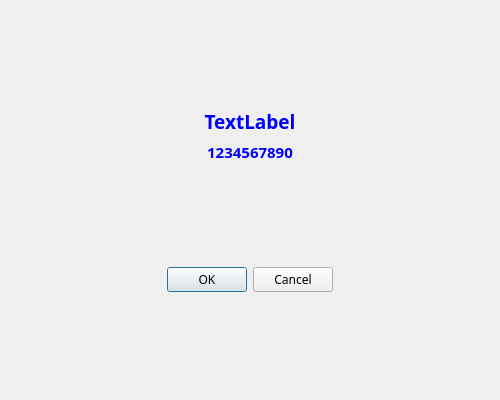
<?xml version="1.0" encoding="UTF-8"?>
<ui version="4.0">
 <class>Dialog</class>
 <widget class="QDialog" name="Dialog">
  <property name="geometry">
   <rect>
    <x>0</x>
    <y>0</y>
    <width>500</width>
    <height>400</height>
   </rect>
  </property>
  <property name="windowTitle">
   <string>Dialog</string>
  </property>
  <property name="autoFillBackground">
   <bool>false</bool>
  </property>
  <property name="styleSheet">
   <string notr="true"/>
  </property>
  <layout class="QGridLayout" name="gridLayout">
   <item row="0" column="0">
    <layout class="QVBoxLayout" name="verticalLayout">
     <property name="spacing">
      <number>6</number>
     </property>
     <property name="leftMargin">
      <number>0</number>
     </property>
     <item>
      <spacer name="verticalSpacer_2">
       <property name="orientation">
        <enum>Qt::Vertical</enum>
       </property>
       <property name="sizeHint" stdset="0">
        <size>
         <width>20</width>
         <height>40</height>
        </size>
       </property>
      </spacer>
     </item>
     <item>
      <layout class="QHBoxLayout" name="horizontalLayout">
       <item>
        <widget class="QLabel" name="label">
         <property name="font">
          <font>
           <family>Courier 10 Pitch</family>
           <pointsize>14</pointsize>
           <weight>75</weight>
           <bold>true</bold>
          </font>
         </property>
         <property name="styleSheet">
          <string notr="true">color: rgb(0, 0, 255);</string>
         </property>
         <property name="text">
          <string>TextLabel</string>
         </property>
         <property name="alignment">
          <set>Qt::AlignCenter</set>
         </property>
        </widget>
       </item>
      </layout>
     </item>
     <item>
      <widget class="QLabel" name="label_2">
       <property name="font">
        <font>
         <family>Courier 10 Pitch</family>
         <pointsize>11</pointsize>
         <weight>75</weight>
         <bold>true</bold>
        </font>
       </property>
       <property name="styleSheet">
        <string notr="true">color: rgb(0, 0, 255);</string>
       </property>
       <property name="text">
        <string>1234567890</string>
       </property>
       <property name="alignment">
        <set>Qt::AlignCenter</set>
       </property>
      </widget>
     </item>
     <item>
      <spacer name="verticalSpacer">
       <property name="font">
        <font>
         <family>Courier 10 Pitch</family>
        </font>
       </property>
       <property name="orientation">
        <enum>Qt::Vertical</enum>
       </property>
       <property name="sizeHint" stdset="0">
        <size>
         <width>20</width>
         <height>40</height>
        </size>
       </property>
      </spacer>
     </item>
     <item>
      <layout class="QHBoxLayout" name="horizontalLayout_2">
       <item>
        <spacer name="horizontalSpacer">
         <property name="font">
          <font>
           <family>Courier 10 Pitch</family>
          </font>
         </property>
         <property name="orientation">
          <enum>Qt::Horizontal</enum>
         </property>
         <property name="sizeHint" stdset="0">
          <size>
           <width>40</width>
           <height>20</height>
          </size>
         </property>
        </spacer>
       </item>
       <item>
        <widget class="QDialogButtonBox" name="buttonBox">
         <property name="font">
          <font>
           <family>Courier 10 Pitch</family>
          </font>
         </property>
         <property name="orientation">
          <enum>Qt::Horizontal</enum>
         </property>
         <property name="standardButtons">
          <set>QDialogButtonBox::Cancel|QDialogButtonBox::Ok</set>
         </property>
        </widget>
       </item>
       <item>
        <spacer name="horizontalSpacer_2">
         <property name="font">
          <font>
           <family>Courier 10 Pitch</family>
          </font>
         </property>
         <property name="orientation">
          <enum>Qt::Horizontal</enum>
         </property>
         <property name="sizeHint" stdset="0">
          <size>
           <width>40</width>
           <height>20</height>
          </size>
         </property>
        </spacer>
       </item>
      </layout>
     </item>
     <item>
      <spacer name="verticalSpacer_3">
       <property name="orientation">
        <enum>Qt::Vertical</enum>
       </property>
       <property name="sizeHint" stdset="0">
        <size>
         <width>20</width>
         <height>40</height>
        </size>
       </property>
      </spacer>
     </item>
    </layout>
   </item>
  </layout>
 </widget>
 <resources/>
 <connections>
  <connection>
   <sender>buttonBox</sender>
   <signal>accepted()</signal>
   <receiver>Dialog</receiver>
   <slot>accept()</slot>
   <hints>
    <hint type="sourcelabel">
     <x>248</x>
     <y>254</y>
    </hint>
    <hint type="destinationlabel">
     <x>157</x>
     <y>274</y>
    </hint>
   </hints>
  </connection>
  <connection>
   <sender>buttonBox</sender>
   <signal>rejected()</signal>
   <receiver>Dialog</receiver>
   <slot>reject()</slot>
   <hints>
    <hint type="sourcelabel">
     <x>316</x>
     <y>260</y>
    </hint>
    <hint type="destinationlabel">
     <x>286</x>
     <y>274</y>
    </hint>
   </hints>
  </connection>
 </connections>
</ui>
